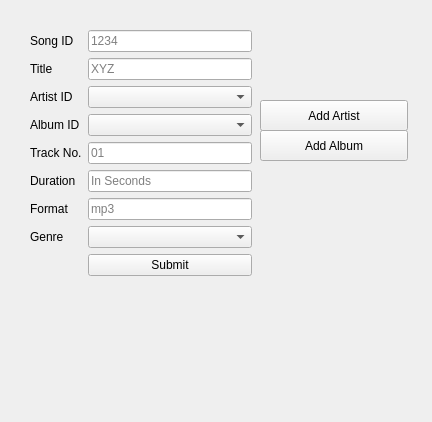
<?xml version="1.0" encoding="UTF-8"?>
<ui version="4.0">
 <class>Song_add</class>
 <widget class="QWidget" name="Song_add">
  <property name="windowModality">
   <enum>Qt::ApplicationModal</enum>
  </property>
  <property name="geometry">
   <rect>
    <x>0</x>
    <y>0</y>
    <width>432</width>
    <height>422</height>
   </rect>
  </property>
  <property name="windowTitle">
   <string>Add a new Song</string>
  </property>
  <widget class="QWidget" name="layoutWidget">
   <property name="geometry">
    <rect>
     <x>30</x>
     <y>30</y>
     <width>222</width>
     <height>315</height>
    </rect>
   </property>
   <layout class="QFormLayout" name="formLayout">
    <item row="0" column="0">
     <widget class="QLabel" name="label1_SongID">
      <property name="text">
       <string>Song ID</string>
      </property>
     </widget>
    </item>
    <item row="0" column="1">
     <widget class="QLineEdit" name="lineEdit1_SongID">
      <property name="placeholderText">
       <string>1234</string>
      </property>
     </widget>
    </item>
    <item row="1" column="0">
     <widget class="QLabel" name="label2_Title">
      <property name="text">
       <string>Title</string>
      </property>
     </widget>
    </item>
    <item row="1" column="1">
     <widget class="QLineEdit" name="lineEdit2_Title">
      <property name="placeholderText">
       <string>XYZ</string>
      </property>
     </widget>
    </item>
    <item row="2" column="0">
     <widget class="QLabel" name="label3_ArtistID">
      <property name="text">
       <string>Artist ID</string>
      </property>
     </widget>
    </item>
    <item row="2" column="1">
     <widget class="QComboBox" name="comboBox1_select_Artist"/>
    </item>
    <item row="3" column="0">
     <widget class="QLabel" name="label4_AlbumID">
      <property name="text">
       <string>Album ID</string>
      </property>
     </widget>
    </item>
    <item row="3" column="1">
     <widget class="QComboBox" name="comboBox2_select_Album"/>
    </item>
    <item row="4" column="0">
     <widget class="QLabel" name="label5_TrackNo">
      <property name="text">
       <string>Track No.</string>
      </property>
     </widget>
    </item>
    <item row="4" column="1">
     <widget class="QLineEdit" name="lineEdit3_TrackNo">
      <property name="placeholderText">
       <string>01</string>
      </property>
     </widget>
    </item>
    <item row="5" column="0">
     <widget class="QLabel" name="label6_Duration">
      <property name="text">
       <string>Duration</string>
      </property>
     </widget>
    </item>
    <item row="5" column="1">
     <widget class="QLineEdit" name="lineEdit4_Duration">
      <property name="placeholderText">
       <string>In Seconds</string>
      </property>
     </widget>
    </item>
    <item row="6" column="0">
     <widget class="QLabel" name="label7_Format">
      <property name="text">
       <string>Format</string>
      </property>
     </widget>
    </item>
    <item row="6" column="1">
     <widget class="QLineEdit" name="lineEdit5_Format">
      <property name="placeholderText">
       <string>mp3</string>
      </property>
     </widget>
    </item>
    <item row="7" column="0">
     <widget class="QLabel" name="label8_Genre">
      <property name="text">
       <string>Genre</string>
      </property>
     </widget>
    </item>
    <item row="7" column="1">
     <widget class="QComboBox" name="comboBox3_select_Genre"/>
    </item>
    <item row="8" column="1">
     <widget class="QPushButton" name="button3_Submit">
      <property name="text">
       <string>Submit</string>
      </property>
     </widget>
    </item>
   </layout>
  </widget>
  <widget class="QPushButton" name="button1_Add_Artist">
   <property name="geometry">
    <rect>
     <x>260</x>
     <y>100</y>
     <width>148</width>
     <height>31</height>
    </rect>
   </property>
   <property name="text">
    <string>Add Artist</string>
   </property>
  </widget>
  <widget class="QPushButton" name="button2_Add_Album">
   <property name="geometry">
    <rect>
     <x>260</x>
     <y>130</y>
     <width>148</width>
     <height>31</height>
    </rect>
   </property>
   <property name="text">
    <string>Add Album</string>
   </property>
  </widget>
 </widget>
 <resources/>
 <connections/>
</ui>
